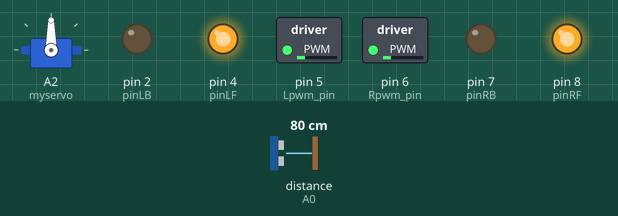
The sketch below on a simulated Arduino Uno, built with avr-gcc and run on an emulated ATmega328P. On the bench: servo, switched loads named in the sketch (green lamp = pin HIGH), output pins drawn as LEDs (lit = HIGH). Wiring (inferred from the names in the program): ultrasonic range finder: trigger A1; echo A0. Dashed ring = blinking. Inputs (shaded band) come from the test bench; at power-on: distance to the obstacle (sensor on A0) 80 cm. The echo pulse lasts 58.3 µs per cm; pins used as bus, display or sensor lines are not drawn.

Above: at 1.2 s.
1.3 s: distance to the obstacle (sensor on A0) set to 22 cm
2.8 s: distance to the obstacle (sensor on A0) set to 18 cm
At 4.8 s:
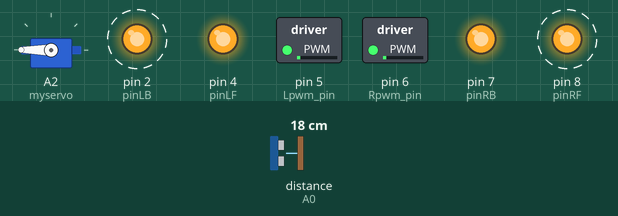
8.8 s: distance to the obstacle (sensor on A0) set to 2 cm
At 10.5 s:
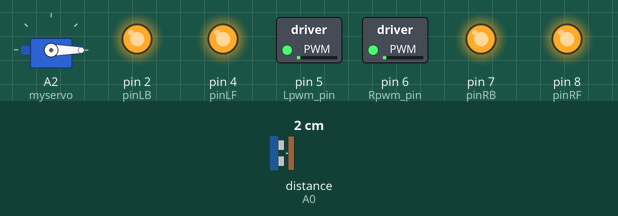
11.8 s: distance to the obstacle (sensor on A0) set to 35 cm
At 12.46 s:
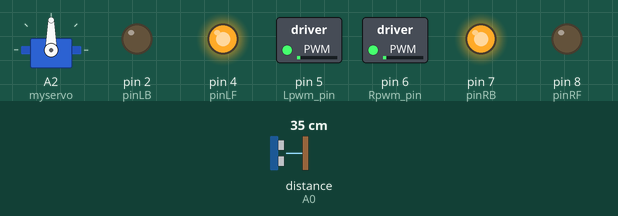
14.1 s: distance to the obstacle (sensor on A0) set to 4 cm
At 15.79 s:
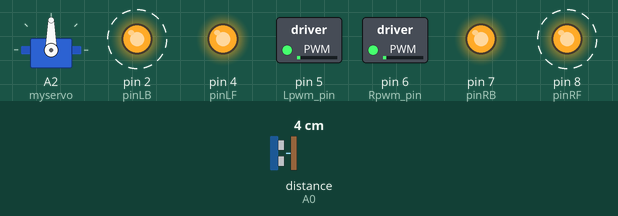
Timing chart, 0 to 18.1 s (numbered marks = the images above; inputs shaded):
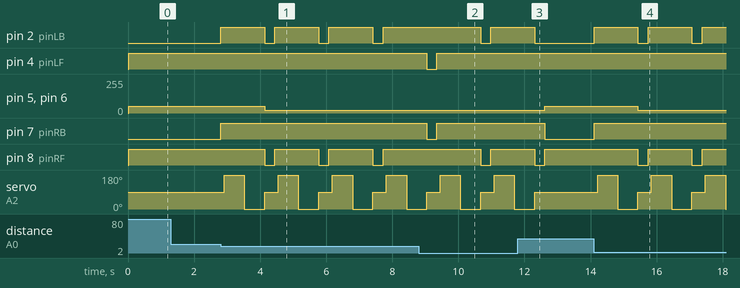

Measured:
- the behaviour switches between 21 and 20 cm on distance to the obstacle (sensor on A0) (found by bisection; images 0 and 1)
- after the input at 1.3 s, every drawn part: stays the same
- after the input at 2.8 s, pin 2 (pinLB): alternates HIGH for 1.3 s and LOW for 0.31 s, starting at once; pin 5 (Lpwm_pin): 50/255 → 20/255 after 1.3 s
- after the input at 8.8 s, pin 4 (pinLF), pin 7 (pinRB): HIGH → LOW after 0.24 s, → HIGH 0.31 s later
- after the input at 11.8 s, pin 2 (pinLB): goes on until 12.3 s, then stays LOW; pin 5 (Lpwm_pin), pin 6 (Rpwm_pin): 20/255 → 50/255 after 0.82 s; pin 7 (pinRB): HIGH → LOW after 0.82 s; servo on A2 (myservo): goes on until 12.3 s, then stays 90°
- after the input at 14.1 s, pin 2 (pinLB): alternates HIGH for 1.3 s and LOW for 0.31 s, starting at once; pin 5 (Lpwm_pin): 50/255 → 20/255 after 1.3 s

The sketch:

Sweeper_Car.ino
```cpp
//ProfHacks 2024 - Matthew Garcillano; Victor Martinez

#include <Servo.h>
#include <IRremote.h>

Servo myservo;
int Echo_Pin=A0;  // ultrasonic module   ECHO to A0
int Trig_Pin=A1;  // ultrasonic module  TRIG to A1
int RECV_PIN = 12;
IRrecv irrecv(RECV_PIN);
decode_results results;

int mode = 0;
int autoButtonState = 0;
int manButtonState = 0;

#define IR_Go      0x00ff629d
#define IR_Back    0x00ffa857
#define IR_Left    0x00ff22dd
#define IR_Right   0x00ffc23d
#define IR_Stop    0x00ff02fd

#define IR_Auto    0x00ff42bd
#define IR_Man     0x00ff52ad

#define Lpwm_pin  5     //pin of controlling speed---- ENA of motor driver board
#define Rpwm_pin  6    //pin of controlling speed---- ENB of motor driver board

int pinLB=2;             //pin of controlling turning---- IN1 of motor driver board
int pinLF=4;             //pin of controlling turning---- IN2 of motor driver board
int pinRB=7;            //pin of controlling turning---- IN3 of motor driver board
int pinRF=8;            //pin of controlling turning---- IN4 of motor driver board

volatile int D_mix;
volatile int D_mid;
volatile int D_max;
volatile int Front_Distance;
volatile int Left_Distance;
volatile int Right_Distance;
volatile int Right_IR_Value;
volatile int Left_IR_Value;

float checkdistance() {
  digitalWrite(Trig_Pin, LOW);
  delayMicroseconds(2);
  digitalWrite(Trig_Pin, HIGH);
  delayMicroseconds(10);
  digitalWrite(Trig_Pin, LOW);
  float distance = pulseIn(Echo_Pin, HIGH) / 58.00;
  delay(10);
  return distance;
}

void Detect_Left_and_Right__distance() {
  myservo.write(180);
  delay(400);
  Left_Distance = checkdistance();
  delay(600);
  Serial.print("Left_Distance:");
  Serial.println(Left_Distance);
  myservo.write(0);
  delay(400);
  Right_Distance = checkdistance();
  delay(600);
  Serial.print("Right_Distance:");
  Serial.println(Right_Distance);
  myservo.write(90);
}

void Ultrasonic_obstacle_avoidance()
{
  Front_Distance=checkdistance(); //obtain the value detected by ultrasonic sensor
  if((Front_Distance < 20)&&(Front_Distance > 0))//if the distance is greater than 0 and less than 20
{
    stopp();//stop
    delay(100);
    myservo.write(180);
    delay(500);
    Left_Distance=checkdistance();//measure the distance
    delay(100);
    myservo.write(0);
    delay(500);
    Right_Distance=checkdistance();//measure the distance
    delay(100);
if(Left_Distance > Right_Distance)//if distance a1 is greater than a2
    {
      rotate_left(20);//turn left
      myservo.write(90);
      delay(300);
    }
    else //if the right distance is greater than the left
    {
      rotate_right(20);// turn right
      myservo.write(90);
      delay(300);
    }
  }
  else//otherwise
  {
    go_forward(50);//go forward
  }
}


void Obstacle_Avoidance_Main()
{
  Ultrasonic_obstacle_avoidance();
}


void setup(){
  myservo.attach(A2);
  irrecv.enableIRIn(); // Start the receiver
  Serial.begin(9600);
  D_mix = 10;
  D_mid = 20;
  D_max = 100;
  Front_Distance = 0;
  Left_Distance = 0;
  Right_Distance = 0;
  myservo.write(90);
  pinMode(Echo_Pin, INPUT);
  pinMode(Trig_Pin, OUTPUT);
  pinMode(pinLB,OUTPUT); // /pin 2
  pinMode(pinLF,OUTPUT); // pin 4
  pinMode(pinRB,OUTPUT); // pin 7
  pinMode(pinRF,OUTPUT);  // pin 8
  pinMode(Lpwm_pin,OUTPUT);  // pin 5 (PWM)
  pinMode(Rpwm_pin,OUTPUT);  // pin 6(PWM)
}

void loop(){

    // Check for mode switch commands from the IR remote
  if (irrecv.decode(&results)) {
    unsigned long key = results.value;
    if (key == IR_Auto) {
      mode = 0; // Switch to automatic mode
      Serial.println("Switching to automatic mode");
    } else if (key == IR_Man) {
      mode = 1; // Switch to manual mode
      Serial.println("Switching to manual mode");
    }
    irrecv.resume(); // Receive the next value
  }

  // Execute corresponding mode functions based on the current mode
  if (mode == 0) {
    // Automatic mode
    Obstacle_Avoidance_Main();
  }
  else if (mode == 1) {
    // Manual mode
    IR_Control();
  }
}


void go_backward(unsigned char speed_val)    // speed_val：0~255
    {digitalWrite(pinRB,HIGH);
     digitalWrite(pinRF,LOW);
     digitalWrite(pinLB,HIGH);
     digitalWrite(pinLF,LOW);
     analogWrite(Lpwm_pin,speed_val);
     analogWrite(Rpwm_pin,speed_val);


    }

void go_forward(unsigned char speed_val)    // speed_val：0~255
    {
     digitalWrite(pinRB,LOW);
     digitalWrite(pinRF,HIGH);
     digitalWrite(pinLB,LOW);
     digitalWrite(pinLF,HIGH);
     analogWrite(Lpwm_pin,speed_val);
     analogWrite(Rpwm_pin,speed_val);
    }

void rotate_right(unsigned char speed_val)        // speed_val：0~255
    {digitalWrite(pinRB,HIGH);
     digitalWrite(pinRF,LOW );
     digitalWrite(pinLB,LOW);
     digitalWrite(pinLF,HIGH);
     analogWrite(Lpwm_pin,speed_val);
     analogWrite(Rpwm_pin,speed_val);


    }
void rotate_left(unsigned char speed_val)    // speed_val：0~255
    {
      digitalWrite(pinRB,LOW);
     digitalWrite(pinRF,HIGH);
     digitalWrite(pinLB,HIGH);
     digitalWrite(pinLF,LOW);
     analogWrite(Lpwm_pin,speed_val);
     analogWrite(Rpwm_pin,speed_val);

    }
void stopp()        //stop
    {
     digitalWrite(pinRB,HIGH);
     digitalWrite(pinRF,HIGH);
     digitalWrite(pinLB,HIGH);
     digitalWrite(pinLF,HIGH);
    }

void IR_Control(void) //manual control
{
   unsigned long Key;
   if(irrecv.decode(&results)) //judging if serial port receives data
 {
     Key = results.value;
    switch(Key)
     {
       case IR_Go:go_forward(150);   //UP
       break;
       case IR_Back:go_backward(150);   //back
       break;
       case IR_Left:rotate_left(100);   //Left
       break;
       case IR_Right:rotate_right(100); //Righ
       break;
       case IR_Stop:stopp();   //stop
       break;
       default:
       break;
     }
     irrecv.resume(); // Receive the next value
    }

}

void IR_Mode(void)
{
  unsigned long Key;
   if(irrecv.decode(&results)) //judging if serial port receives data
 {
     Key = results.value;
    switch(Key)
     {
       case IR_Auto:mode = 0;
       break;
       case IR_Man:mode = 1;
       break;
       default:
       break;
     }
     irrecv.resume();
}
}
```
